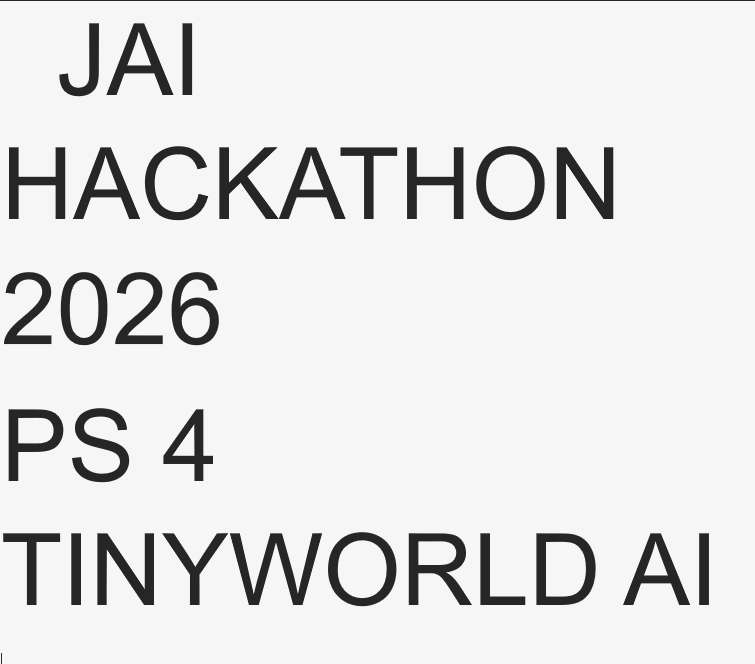
#> input picture input_images/sample 2.png, 755 x 664 px
$ python -i preprocess.py   (imports and definitions only)
#> lines starting #> are read from the running program, lines starting #| are printed output that depends on the picture; after the words box and inside, x2 and y2 are one past the last pixel; in counts of white or black regions, pixels touching at a corner belong together
import cv2

def preprocess_image(path):
#> called with path = 'input_images/sample 2.png'
    img = cv2.imread(path)
#> img is the input picture: shape (664, 755, 3); min 38, max 246, mean 227.4

    if img is None:
        raise FileNotFoundError("Image not found")

    gray = cv2.cvtColor(img, cv2.COLOR_BGR2GRAY)

    # Normal binary threshold (NOT inverted)
    _, thresh = cv2.threshold(
        gray, 180, 255, cv2.THRESH_BINARY
    )
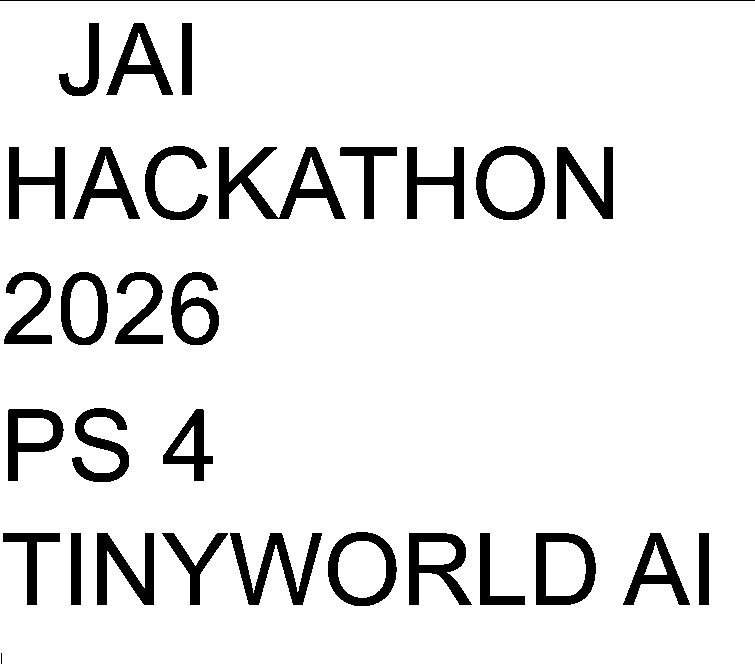
#> thresh: shape (664, 755); 90.7% white; 31 black regions (1 under 20 px), largest, box (x1, y1, x2, y2) and area: (219, 147, 346, 219) 3358, (230, 533, 322, 605) 2427, (409, 533, 472, 605) 2032

    # Invert AFTER thresholding
    thresh = cv2.bitwise_not(thresh)

    # Dilation to strengthen characters
    kernel = cv2.getStructuringElement(cv2.MORPH_RECT, (3, 3))
    thresh = cv2.dilate(thresh, kernel, iterations=1)
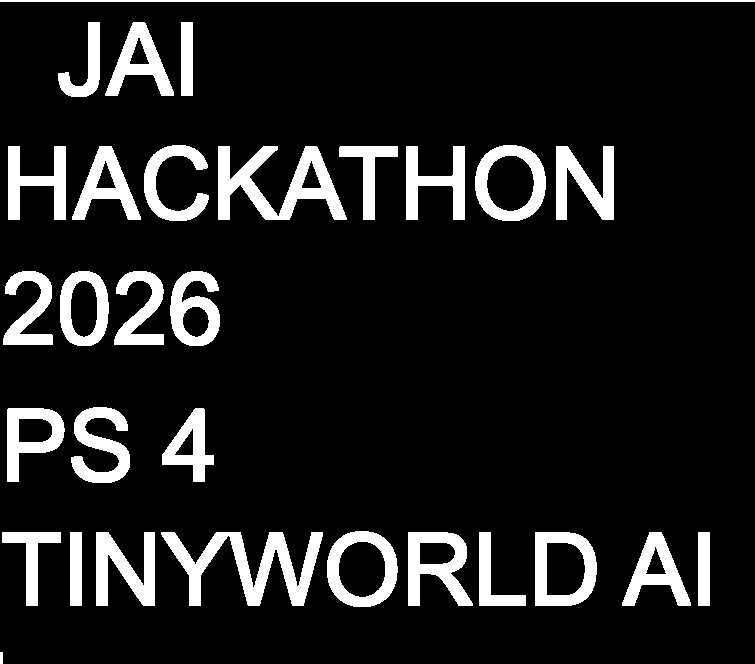
#> thresh: shape (664, 755); 11.8% white; 30 white regions, largest, box (x1, y1, x2, y2) and area: (161, 532, 323, 606) 4652, (218, 146, 347, 220) 4246, (408, 532, 473, 606) 2523

    return thresh

>>> result = preprocess_image('input_images/sample 2.png')
